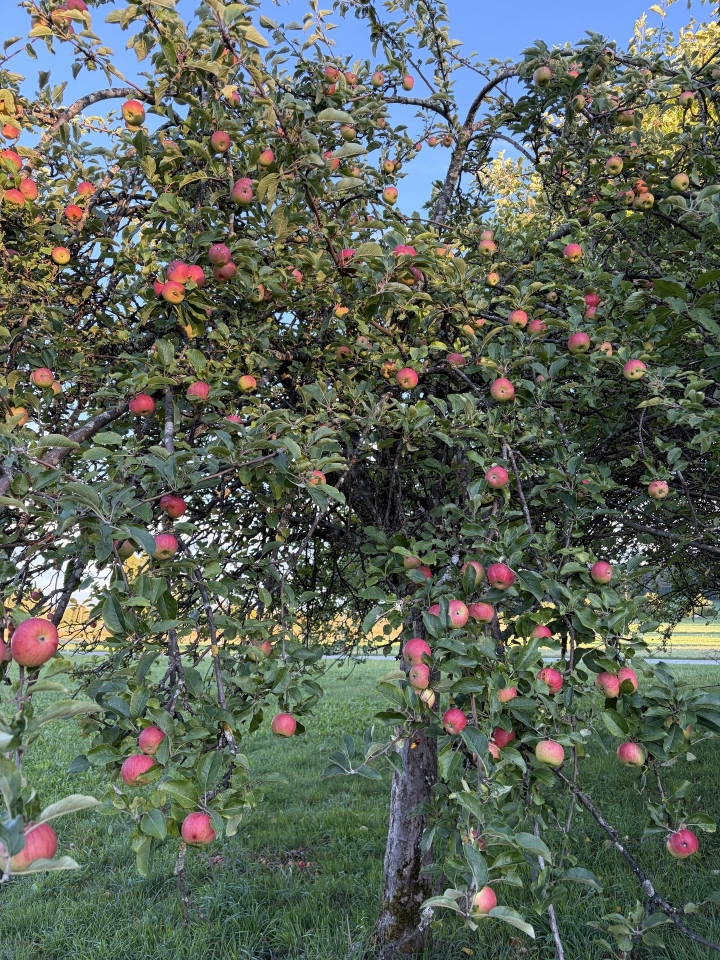
#> input picture Exercises/W5/blob2.jpg, 1440 x 1920 px, found by its file name (shown at 1/2 size)
$ jupyter execute W5_log_sol.ipynb   (shell and % lines are left out)
#> lines starting #> are read from the running program, lines starting #| are printed output that depends on the picture
# Laplacian-of-Gaussian blob detector — solution

Staff copy of the 15-minute exercise.

[](https://colab.research.google.com/github/tavisualcomputing/viscomp2026/blob/main/Solutions/W5/W5_log_sol.ipynb)

## Before you start

Run the setup cell first. It uses the photos next to this notebook, and downloads the ones it needs from the course repository when they are missing (this is what happens in Colab). If the download fails, upload the `.jpg` files from `Exercises/W5` into the Colab file browser.

[cell 1]
import urllib.request
from pathlib import Path

import numpy as np
import matplotlib.pyplot as plt
from PIL import Image
from scipy import ndimage

plt.rcParams["figure.dpi"] = 80


IMAGE_BASE_URL = "https://raw.githubusercontent.com/tavisualcomputing/viscomp2026/main/Exercises/W5"


def find_image_dir():
    """Folder with the photos: next to the notebook, in images/, or in Exercises/W5."""
    start = Path.cwd().resolve()
    for cand in [start, *start.parents]:
        for folder in (cand, cand / "images", cand / "Exercises" / "W5"):
            if (folder / "line.jpg").is_file():
                return folder
    return start


IMAGE_DIR = find_image_dir()


def load_rgb(name):
    """Load a course photo. Downloads it on first use when it is not on disk."""
    path = IMAGE_DIR / name
    if not path.is_file():
        urllib.request.urlretrieve(f"{IMAGE_BASE_URL}/{name}", path)
    return np.asarray(Image.open(path).convert("RGB"))


def downscale(rgb, long_side=960):
    """Shrink so the long side is `long_side`. The JPEG on disk stays full HD."""
    image = Image.fromarray(rgb)
    image.thumbnail((long_side, long_side), Image.Resampling.LANCZOS)
    return np.asarray(image)


def rgb_to_gray(rgb):
    image = rgb.astype(np.float64)
    return (0.2989 * image[:, :, 0] + 0.5870 * image[:, :, 1] + 0.1140 * image[:, :, 2]) / 255.0


def image_gradients(gray):
    """Sobel derivatives. Ix is horizontal, Iy is vertical."""
    Ix = ndimage.sobel(gray, axis=1)
    Iy = ndimage.sobel(gray, axis=0)
    return Ix, Iy

[cell 2]
def red_minus_green(rgb):
    """Channel in which a red apple is a bright blob on green leaves."""
    image = rgb.astype(np.float64) / 255.0
    return image[:, :, 0] - image[:, :, 1]


def drop_border(blobs, shape, margin=8):
    height, width = shape
    return [
        blob for blob in blobs
        if margin <= blob[0] < width - margin and margin <= blob[1] < height - margin
    ]


def suppress_overlaps(blobs, min_separation=0.7):
    """Keep the stronger blob when two circles land on the same object."""
    ordered = sorted(blobs, key=lambda blob: -blob[3])
    kept = []
    for x, y, sigma, score in ordered:
        radius = np.sqrt(2.0) * sigma
        clear = True
        for x2, y2, sigma2, _ in kept:
            radius2 = np.sqrt(2.0) * sigma2
            limit = min_separation * max(radius, radius2)
            if (x - x2) ** 2 + (y - y2) ** 2 < limit ** 2:
                clear = False
                break
        if clear:
            kept.append((x, y, sigma, score))
    return kept


def draw_blobs(ax, blobs, color="crimson"):
    for x, y, sigma, _score in blobs:
        circle = plt.Circle(
            (x, y), np.sqrt(2.0) * sigma, fill=False, color=color, linewidth=0.9
        )
        ax.add_patch(circle)

## The detector

A blob of size $\sigma$ is a peak of the scale-normalized Laplacian of Gaussian:

$$
L(x, y, \sigma) = \sigma^2 \, \nabla^2 (G_\sigma * I)
$$

The factor $\sigma^2$ puts every scale on the same footing. Without it, the smallest filters produce the largest raw numbers and the detector always prefers tiny blobs.

**Bright or dark?** Look at a bright blob along one line: the smoothed intensity rises to a peak and falls again, like a hill. At the top of a hill the curve bends downward, so its second derivative is **negative**. The Laplacian is the sum of the second derivatives in $x$ and $y$, so at the center of a **bright** blob $L$ is **negative** (a minimum of $L$). A **dark** blob is a valley: the curve bends upward and $L$ is **positive**.

Our code looks for *maxima* of a score. To find bright blobs we therefore use the score $-L$, which turns the negative dip into a peak. To find dark blobs we use $+L$. The `polarity` argument of `blob_detections` (`"bright"` or `"dark"`) only chooses this sign. Everything after it is identical.

Apples and light balloons are bright blobs. The circle we draw has radius $\sigma\sqrt{2}$, which is where the LoG of a Gaussian blob crosses zero.

Stack $L$ over a list of $\sigma$ and keep pixels that are extrema in both space and scale.

The three definitions below are the solution.

[cell 3]
def scale_normalized_log(image, sigma):
    """Return sigma**2 * Laplacian(Gaussian_sigma * image)."""
    smoothed = ndimage.gaussian_filter(image, sigma)
    return (sigma ** 2) * ndimage.laplace(smoothed)

[cell 4]
def blob_detections(image, sigmas, rel_threshold=0.15, polarity="bright"):
    """Return (x, y, sigma, score) for blobs across `sigmas`.

    Bright blobs are minima of the scale-normalized LoG, so the score
    is minus that response. Dark blobs use the response itself.
    A detection is a local maximum of the score in a 3x3x3 neighborhood
    (image x, image y, and the neighboring scale) and clears
    `rel_threshold` times the best score. The first and last scales are
    dropped, because they have no neighbor on one side.
    """
    if polarity == "bright":
        sign = -1.0
    elif polarity == "dark":
        sign = 1.0
    else:
        raise ValueError("polarity must be 'bright' or 'dark'")

    volume = np.stack(
        [sign * scale_normalized_log(image, float(sigma)) for sigma in sigmas]
    )
    local_max = ndimage.maximum_filter(volume, size=(3, 3, 3))
    mask = volume == local_max
    mask[0] = False
    mask[-1] = False

    peak = float(volume.max())
    if peak <= 0:
        return []
    mask &= volume >= rel_threshold * peak

    scale_ids, ys, xs = np.nonzero(mask)
    blobs = []
    for scale_id, y, x in zip(scale_ids, ys, xs):
        blobs.append(
            (int(x), int(y), float(sigmas[scale_id]), float(volume[scale_id, y, x]))
        )
    return blobs

## Check: one Gaussian blob

The image is a bright Gaussian with standard deviation 8, centered at $(x, y) = (50, 60)$. The strongest detection should sit on that center, at $\sigma = 8$.

[cell 5]
yy, xx = np.mgrid[0:120, 0:120]
blob = np.exp(-((yy - 60) ** 2 + (xx - 50) ** 2) / (2 * 8.0 ** 2))
sigmas = np.array([3.0, 5.0, 8.0, 12.0, 18.0])
found = blob_detections(blob, sigmas, rel_threshold=0.3, polarity="bright")
best = max(found, key=lambda item: item[3])
print("Strongest blob (x, y, sigma, score):", tuple(round(v, 3) for v in best))
assert abs(best[0] - 50) <= 1 and abs(best[1] - 60) <= 1
assert best[2] == 8.0
print("Blob check passed.")

# Visualization: the blob, the detection, and the score over scale at its center.
x0, y0, s0 = int(best[0]), int(best[1]), best[2]
scores = [-scale_normalized_log(blob, float(sg))[y0, x0] for sg in sigmas]

fig, axes = plt.subplots(1, 3, figsize=(9.5, 3.2))
axes[0].imshow(blob, cmap="gray")
axes[0].add_patch(plt.Circle((x0, y0), np.sqrt(2.0) * s0, fill=False, color="lime", linewidth=1.5))
axes[0].plot([x0], [y0], "r+")
axes[0].set_title(f"Gaussian blob (true sigma 8)\ndetected sigma {s0:g}, circle radius sigma*sqrt(2)")

response = scale_normalized_log(blob, float(s0))
limit = np.abs(response).max()
im = axes[1].imshow(response, cmap="seismic", vmin=-limit, vmax=limit)
axes[1].set_title(f"Scale-normalized LoG at sigma {s0:g}\n(bright blob = negative, blue)")
fig.colorbar(im, ax=axes[1], fraction=0.046)

axes[2].plot(sigmas, scores, "o-")
axes[2].axvline(8.0, color="gray", linestyle="--", label="true sigma = 8")
axes[2].set_xlabel("sigma")
axes[2].set_ylabel("score = -L at the blob center")
axes[2].set_title("Score peaks at the blob's own scale")
axes[2].legend()
for ax in axes[:2]:
    ax.set_axis_off()
fig.tight_layout()
plt.show()
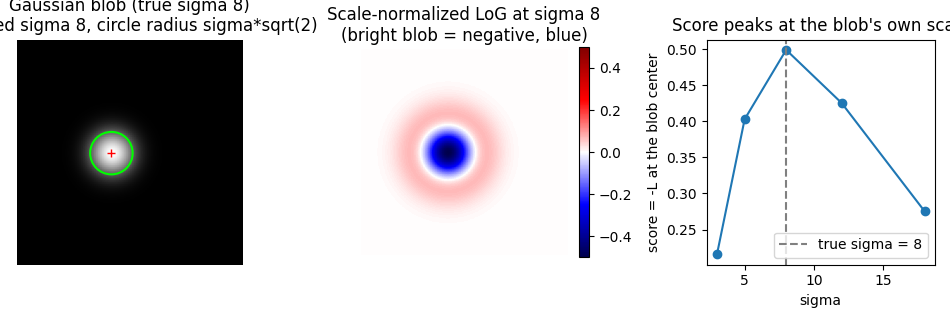
#> figure drawn by matplotlib, 4 panels

## Apples

`images/blob2.jpg`. An apple is red on green leaves, so it is a bright blob in the red-minus-green image (that conversion is given). Detection runs on a 960-pixel-long copy; the file on disk is full HD.

[cell 6]
rgb = downscale(load_rgb("blob2.jpg"), long_side=960)
#> in load_rgb, returned value is the input picture: shape (1920, 1440, 3); mean R, G, B 92.1, 101.1, 89.5
#> in downscale, `image.thumbnail((long_side, long_side), Image.Resampling.LANCZOS)`:
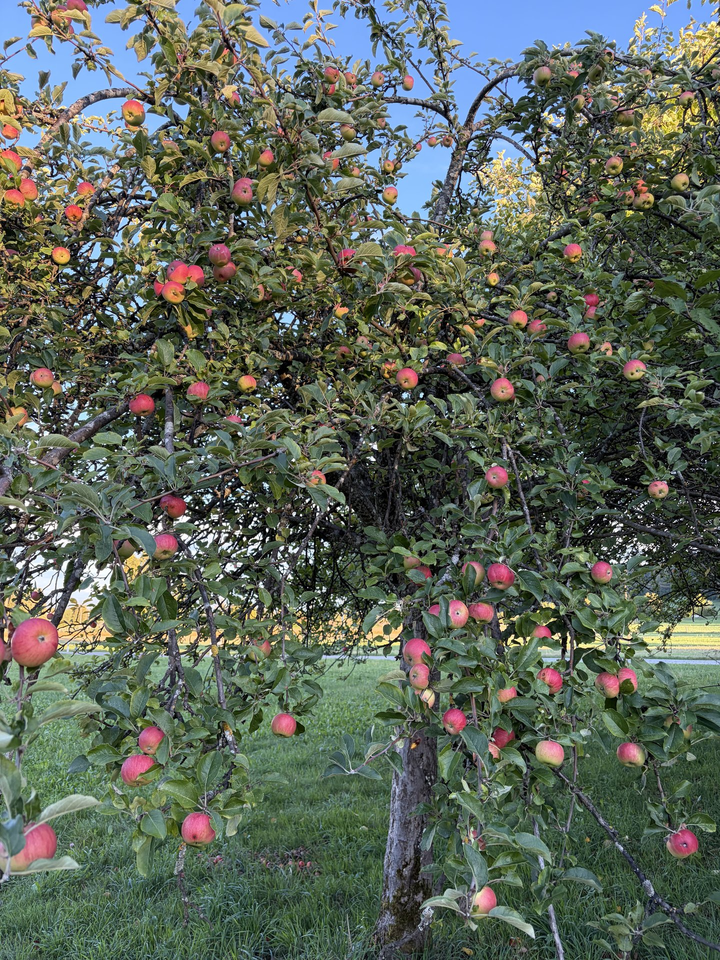
#> image: PIL image 720x960 RGB; mean R, G, B 92.1, 101.1, 89.5
channel = red_minus_green(rgb)
#> in red_minus_green, `return image[:, :, 0] - image[:, :, 1]`:
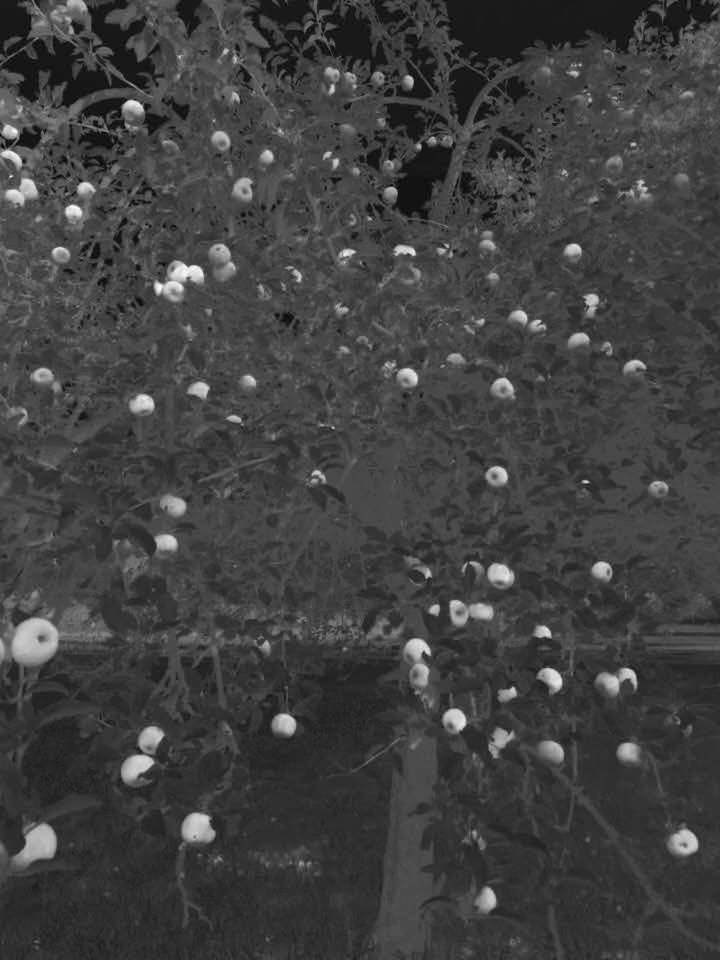
#> returned value: shape (960, 720) float64; min -0.278, max 0.675, mean -0.0356; drawn with min black and max white
sigmas = np.geomspace(3.0, 14.0, 8)
blobs = blob_detections(channel, sigmas, rel_threshold=0.18, polarity="bright")
#> the loop in blob_detections (call 2), `for scale_id, y, x in zip(scale_ids, ys, xs):` made 166 passes
#> (scale_id, y, x) on passes 1 to 3: (1, 0, 173), (1, 0, 354), (1, 7, 391)
#> blobs = 166 items, first 6: (173, 0, 3.74, 0.0804), (354, 0, 3.74, 0.0847), (391, 7, 3.74, 0.0736), (34, 9, 3.74, 0.114), (264, 20, 3.74, 0.105), (87, 21, 3.74, 0.0953)
blobs = suppress_overlaps(drop_border(blobs, channel.shape))
#> in suppress_overlaps, `ordered = sorted(blobs, key=lambda blob: -blob[3])`: ordered = 156 items, first 6: (553, 678, 7.23, 0.371), (285, 723, 7.23, 0.365), (197, 827, 11.23, 0.358), (456, 718, 7.23, 0.355), (501, 574, 9.02, 0.339), (143, 402, 7.23, 0.339)
#> the loop in suppress_overlaps, `for x, y, sigma, score in ordered:` made 156 passes
#> (x, y, sigma, score, radius) on passes 1 to 3: (553, 678, 7.23, 0.371, 10.23), (285, 723, 7.23, 0.365, 10.23), (197, 827, 11.23, 0.358, 15.89)
#> after the loop in suppress_overlaps, `for x, y, sigma, score in ordered:`: kept = 146 items, first 6: (553, 678, 7.23, 0.371), (285, 723, 7.23, 0.365), (197, 827, 11.23, 0.358), (456, 718, 7.23, 0.355), (501, 574, 9.02, 0.339), (143, 402, 7.23, 0.339)
#> blobs has the same summary as kept in suppress_overlaps
print(f"{len(blobs)} apple-scale blobs")
#| 146 apple-scale blobs

fig, ax = plt.subplots(figsize=(6, 7.5))
ax.imshow(rgb)
draw_blobs(ax, blobs, color="gold")
#> the loop in draw_blobs, `for x, y, sigma, _score in blobs:` made 146 passes
#> (x, y, sigma, _score) on passes 1 to 12: (553, 678, 7.23, 0.371), (285, 723, 7.23, 0.365), (197, 827, 11.23, 0.358), (456, 718, 7.23, 0.355), (501, 574, 9.02, 0.339), (143, 402, 7.23, 0.339), (543, 631, 4.66, 0.337), (73, 211, 5.81, 0.328), (136, 766, 9.02, 0.325), (133, 106, 5.81, 0.324), (417, 646, 7.23, 0.321), (685, 841, 9.02, 0.32)
ax.set_title("LoG blobs on the apple tree")
ax.set_axis_off()
fig.tight_layout()
plt.show()
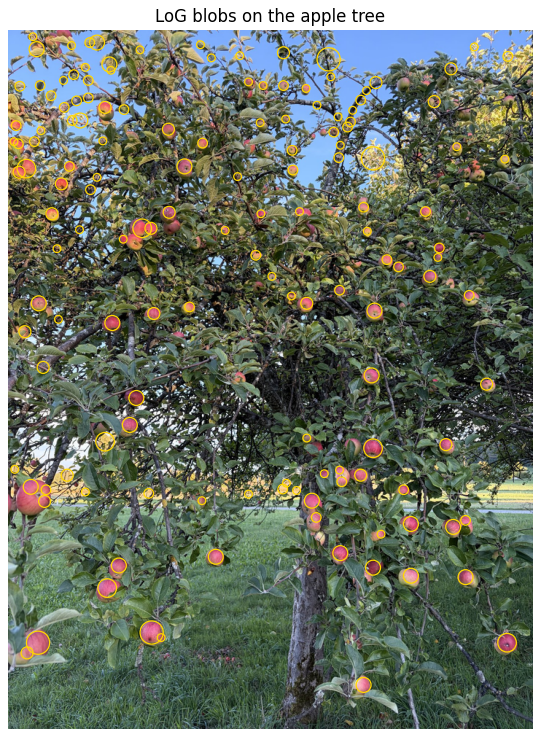
#> figure drawn by matplotlib, 1 panel

## Balloons

`images/blob1.jpg`, in grayscale. This is a harder scene and a good place to see what LoG does and does not do. It finds blobs of any kind, not balloons: the rocky terrain is full of blob-shaped bumps, shadows, and tree clumps, so many circles miss. The balloons that are lighter than the ground are bright blobs. The two in the sky are darker than the sky, so this cell asks for both polarities, but only the 40 strongest are drawn and those two are weak. Drawing them would need a lower threshold.

[cell 7]
rgb = downscale(load_rgb("blob1.jpg"), long_side=960)
#> call 2 of load_rgb, with name = 'blob1.jpg'
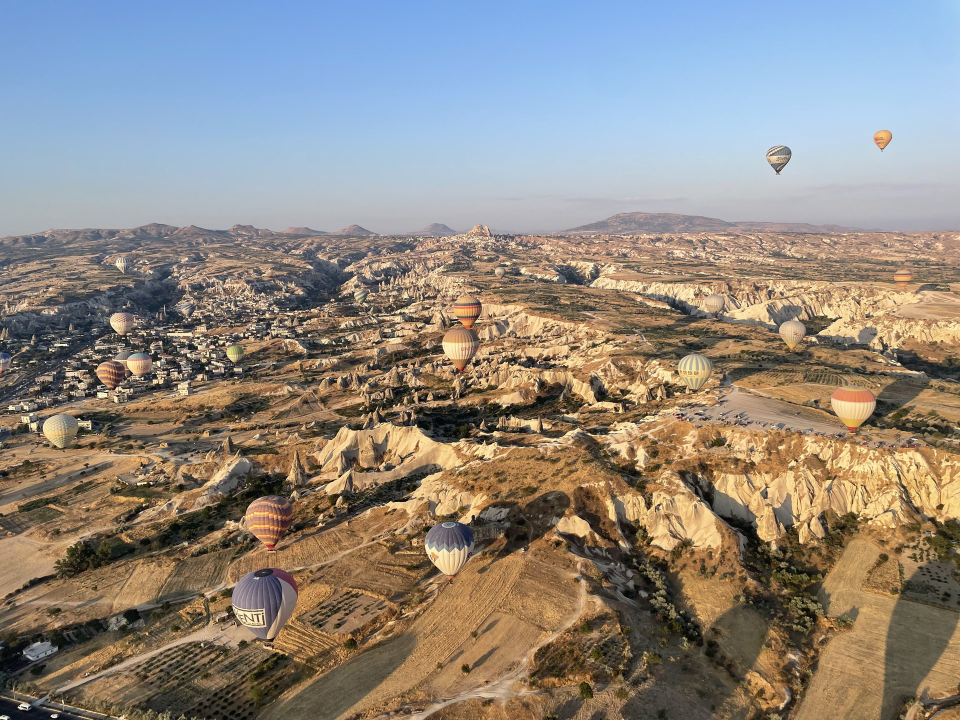
#> input picture Exercises/W5/blob1.jpg, 1920 x 1440 px, found by its file name (shown at 1/2 size)
#> in load_rgb, returned value is the input picture: shape (1440, 1920, 3); mean R, G, B 143.3, 136.6, 128.7
#> call 2 of downscale, with long_side = 960
#> in downscale (call 2), `image.thumbnail((long_side, long_side), Image.Resampling.LANCZOS)`:
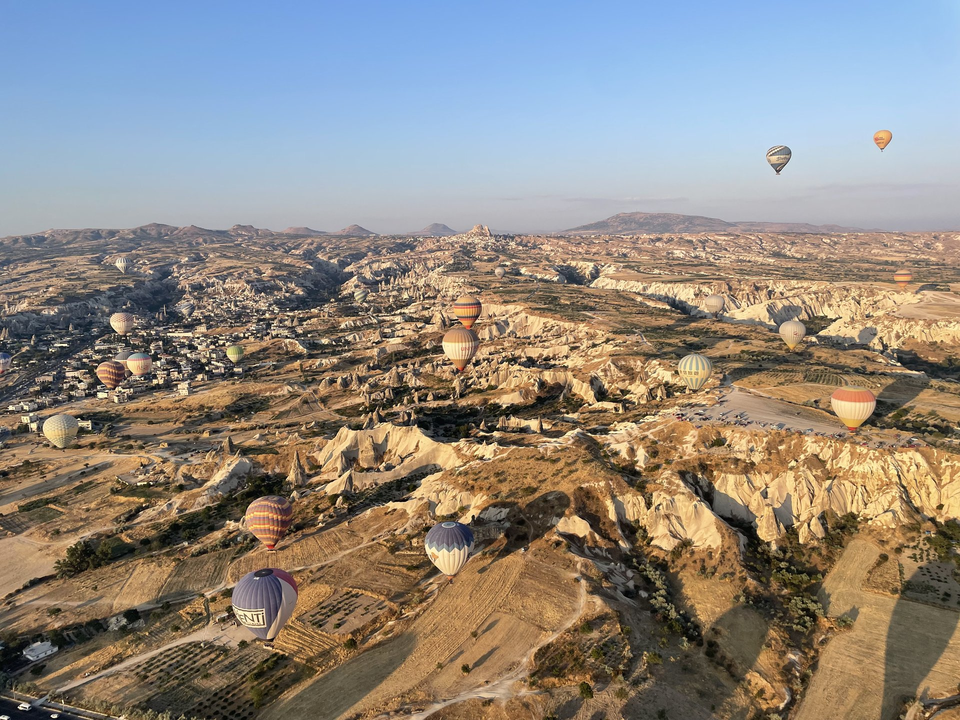
#> image: PIL image 960x720 RGB; mean R, G, B 143.3, 136.6, 128.7
gray = rgb_to_gray(rgb)
#> in rgb_to_gray, `return (0.2989 * image[:, :, 0] + 0.5870 * image[:, :, 1] + 0.1140 * i..`:
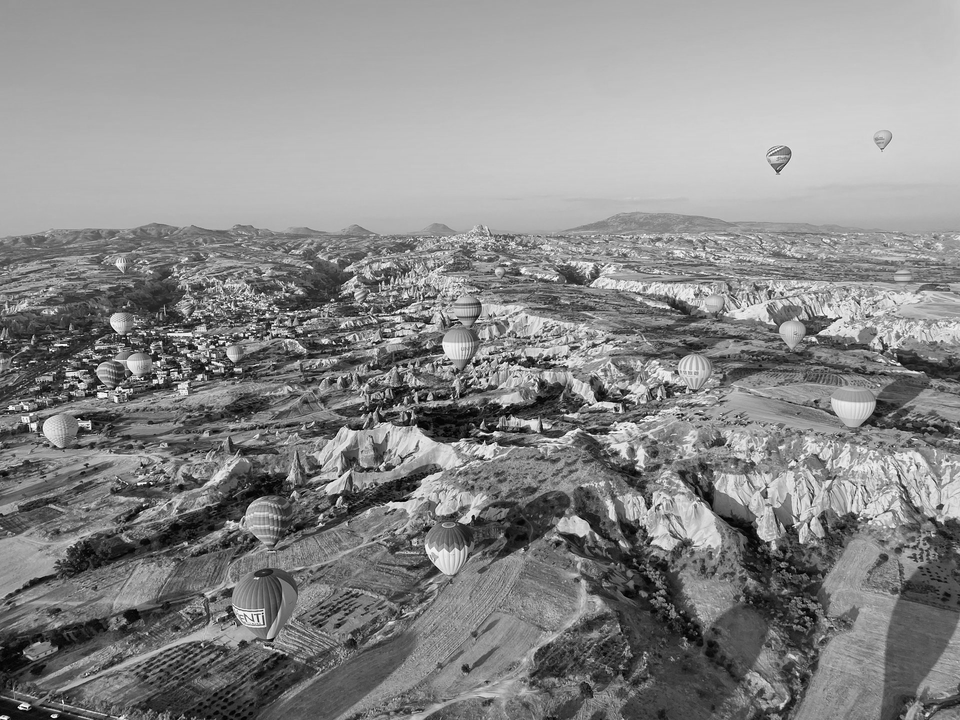
#> returned value: shape (720, 960) float64; min 0, max 1, mean 0.54
sigmas = np.geomspace(5.0, 24.0, 8)
blobs = blob_detections(gray, sigmas, rel_threshold=0.3, polarity="bright")
#> blobs = 106 items, first 6: (604, 283, 6.26, 0.164), (684, 293, 6.26, 0.236), (707, 305, 6.26, 0.156), (492, 308, 6.26, 0.15), (117, 322, 6.26, 0.336), (536, 323, 6.26, 0.17)
blobs += blob_detections(gray, sigmas, rel_threshold=0.3, polarity="dark")
#> blobs = 253 items, first 6: (604, 283, 6.26, 0.164), (684, 293, 6.26, 0.236), (707, 305, 6.26, 0.156), (492, 308, 6.26, 0.15), (117, 322, 6.26, 0.336), (536, 323, 6.26, 0.17)
blobs = suppress_overlaps(drop_border(blobs, gray.shape))
#> the loop in suppress_overlaps (call 2), `for x, y, sigma, score in ordered:` made 225 passes
#> (x, y, sigma, score, radius) on passes 1 to 3: (117, 322, 6.26, 0.336, 8.85), (580, 527, 6.26, 0.332, 8.85), (578, 526, 7.83, 0.329, 11.07)
#> blobs = 190 items, first 6: (117, 322, 6.26, 0.336), (580, 527, 6.26, 0.332), (133, 364, 6.26, 0.294), (446, 423, 15.33, 0.275), (453, 348, 7.83, 0.274), (445, 558, 9.79, 0.274)
blobs = sorted(blobs, key=lambda item: -item[3])[:40]
#> blobs = 40 items, first 6: (117, 322, 6.26, 0.336), (580, 527, 6.26, 0.332), (133, 364, 6.26, 0.294), (446, 423, 15.33, 0.275), (453, 348, 7.83, 0.274), (445, 558, 9.79, 0.274)
print(f"drawing {len(blobs)} balloon-scale blobs")
#| drawing 40 balloon-scale blobs

fig, ax = plt.subplots(figsize=(9, 6))
ax.imshow(rgb)
draw_blobs(ax, blobs)
#> the loop in draw_blobs (call 2), `for x, y, sigma, _score in blobs:` made 40 passes
#> (x, y, sigma, _score) on passes 1 to 12: (117, 322, 6.26, 0.336), (580, 527, 6.26, 0.332), (133, 364, 6.26, 0.294), (446, 423, 15.33, 0.275), (453, 348, 7.83, 0.274), (445, 558, 9.79, 0.274), (766, 531, 7.83, 0.266), (738, 523, 12.25, 0.265), (258, 516, 12.25, 0.262), (707, 495, 7.83, 0.261), (349, 458, 6.26, 0.261), (402, 487, 9.79, 0.254)
ax.set_title("LoG blobs on the balloons")
ax.set_axis_off()
fig.tight_layout()
plt.show()
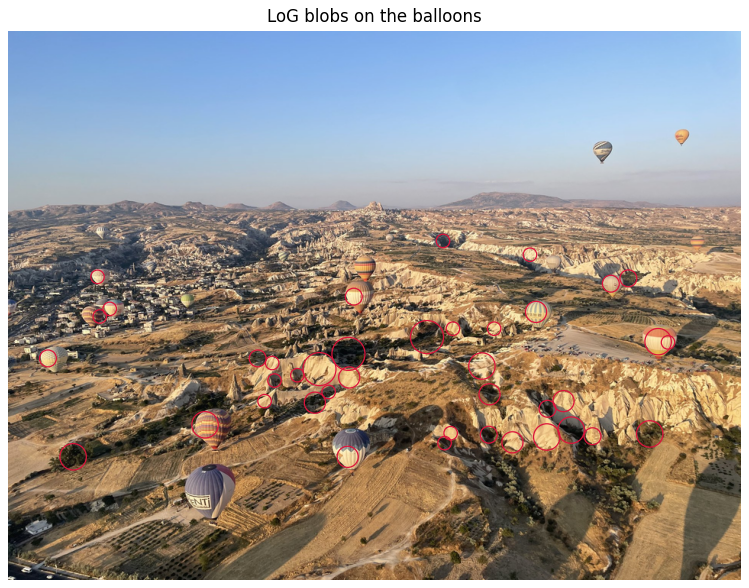
#> figure drawn by matplotlib, 1 panel
